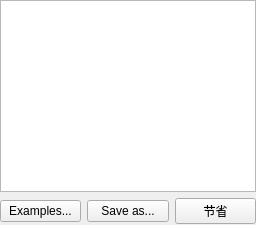
             <widget class="QWidget" name="tabLuaText">
              <attribute name="title">
               <string>Edit</string>
              </attribute>
              <layout class="QGridLayout" name="gridLayout_21">
               <property name="leftMargin">
                <number>0</number>
               </property>
               <property name="topMargin">
                <number>0</number>
               </property>
               <property name="rightMargin">
                <number>0</number>
               </property>
               <property name="bottomMargin">
                <number>1</number>
               </property>
               <item row="1" column="4">
                <widget class="QPushButton" name="pushLuaSaveAs">
                 <property name="text">
                  <string>Save as...</string>
                 </property>
                </widget>
               </item>
               <item row="1" column="3">
                <widget class="QPushButton" name="pushLuaExample">
                 <property name="text">
                  <string>Examples...</string>
                 </property>
                </widget>
               </item>
               <item row="1" column="5">
                <widget class="QPushButton" name="pushLuaSave">
                 <property name="text">
                  <string>&#33410;&#30465;</string>
                 </property>
                </widget>
               </item>
               <item row="0" column="3" colspan="3">
                <widget class="ScriptEditor" name="textEditLua">
                 <property name="font">
                  <font>
                   <family>Monospace</family>
                  </font>
                 </property>
                </widget>
               </item>
              </layout>
             </widget>
